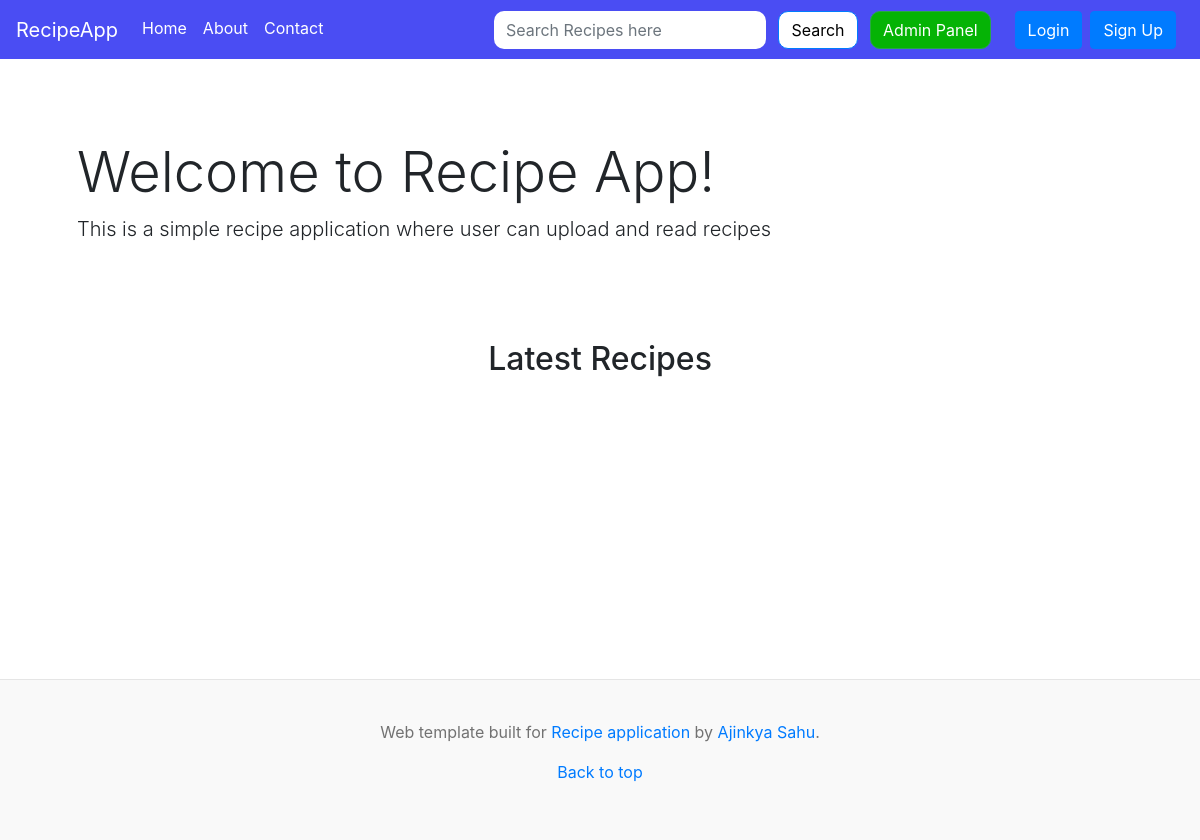
The app's page /, older data.
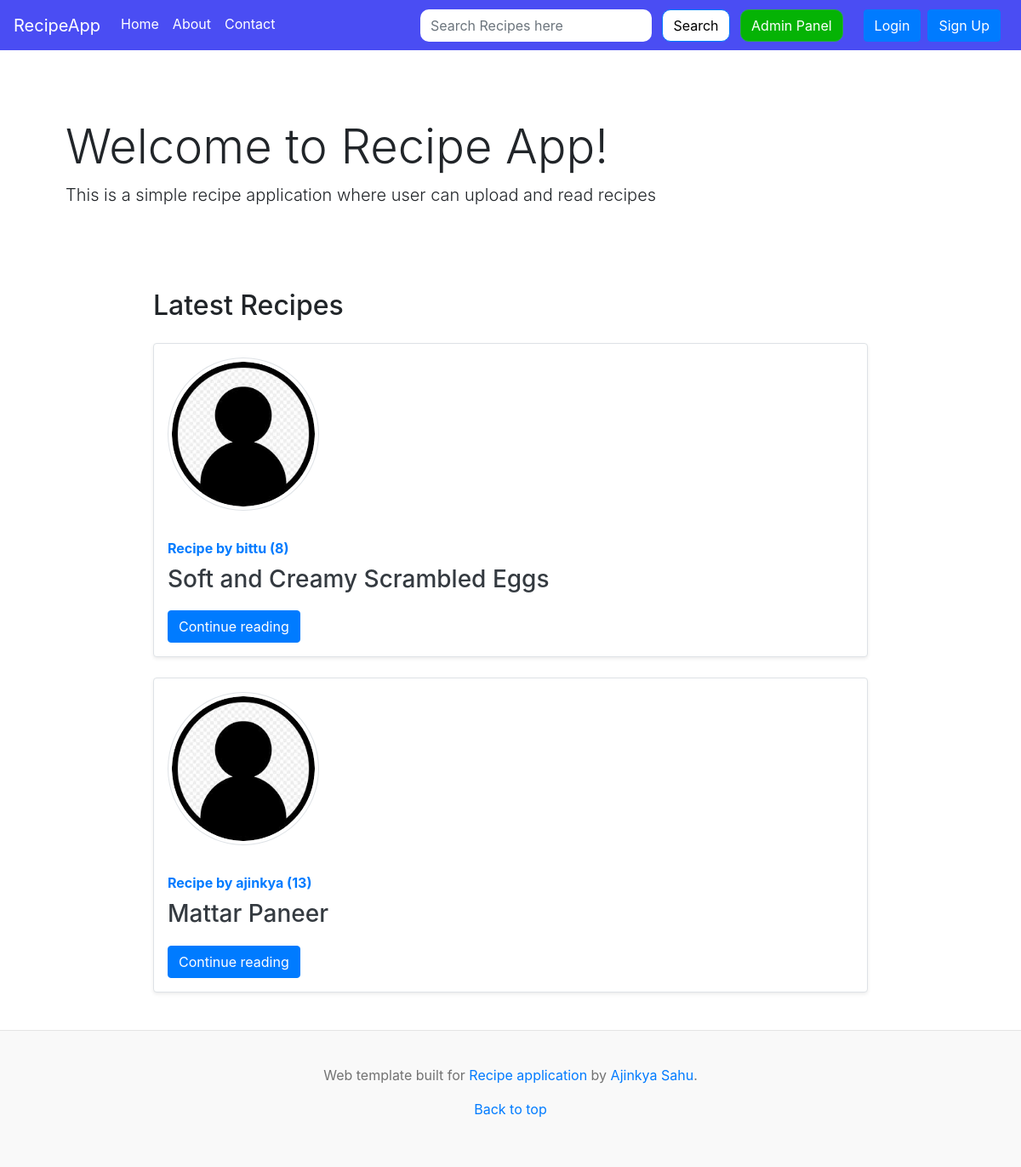
The same page, newer data.
### recipe/models.py (models this page shows, shortened)
class Recipe(models.Model):
    sno=models.AutoField(primary_key=True)
    title=models.CharField(max_length=255,unique = True)
    author=models.ForeignKey(User, on_delete=models.CASCADE)     #, null=True)
    views= models.IntegerField(default=0)
    timeStamp=models.DateTimeField(default = now)
    pic = models.ImageField("Recipe pics",upload_to= user_directory_path, blank=True,null=True)
    ingredients = HTMLField()
    content =  HTMLField()

### users/models.py (models this page shows, shortened)
class Profile(models.Model):
    user = models.OneToOneField(User,on_delete=models.CASCADE)
    image = models.ImageField(default="default.jpg",upload_to = 'profile_pics')

### home/views.py (the view)
# urls.py: path('', PostListView.as_view(), name="home"),
class PostListView(ListView):
    model = Recipe
    template_name = 'home/home.html'      # App / <model>_<viewtype>.html
    context_object_name = 'allPosts'
    ordering = ['-timeStamp']
    paginate_by = 5

### templates/home/home.html (shortened to what this page needs)
{% extends 'base.html' %} {% block title %} Home{% endblock title %} {% block homeactive %}active{% endblock homeactive %} {% block body %}
{% if is_paginated and page_obj.has_previous %}
{% else %}
<div class="body_container">
<div class="container">
    <div class="jumbotron my-3 recipe_background">
        <h1 class="display-4">Welcome to Recipe App!</h1>
        <p class="lead">This is a simple recipe application where user can upload and read recipes</p>
    </div>
</div>
{% endif %}
<div class="container_m">
    <h2>Latest Recipes</h2>
    {% for post in allPosts  %}
    <div class="row no-gutters border align-items-center rounded overflow-hidden flex-md-row mb-4 shadow-sm h-md-250 my-4 position-relative container_main">
        <div class="col-3 d-none d-lg-block p-3">
            <img src="{{post.author.profile.image.url}}" class="img-thumbnail rounded-circle" style="height:180px;width:180px;" alt="img - {{post.author.username}}">
        </div>
        <div class="col p-3 d-flex flex-column position-static">
            <strong class="d-inline-block mb-2 text-primary">Recipe  by {{post.author}} ({{post.views}})</strong>
            <h3 class="mb-0"><a class="text-dark" href="{% url 'recipe:recipePost' post.title %}">{{post.title}} </a> </h3>
            <p class="card-text mb-auto mt-3">{{post.content|safe |truncatechars:200}}</p>
            <div class="my-2">
            	<a href="{% url 'recipe:recipePost' post.title %}" role="button" class="btn btn-primary">Continue reading</a>
            </div>
        </div>
    </div>
    {% endfor %}
</div>
{% endblock %}

Row changes from the older to the newer data that the page shows:
added Recipe: author.profile.image (placeholder picture), author "bittu", views "8", title "Soft and Creamy Scrambled Eggs"
added Recipe: author.profile.image (placeholder picture), author "ajinkya", views "13", title "Mattar Paneer"
